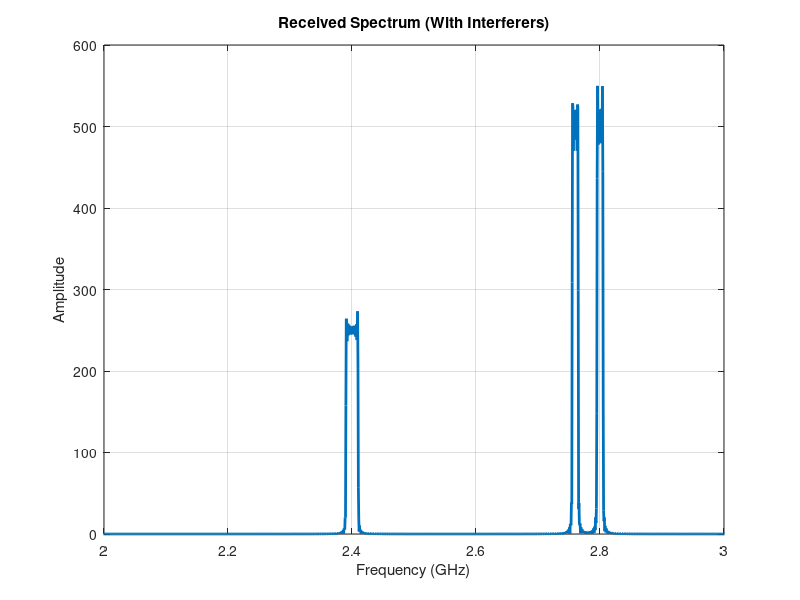
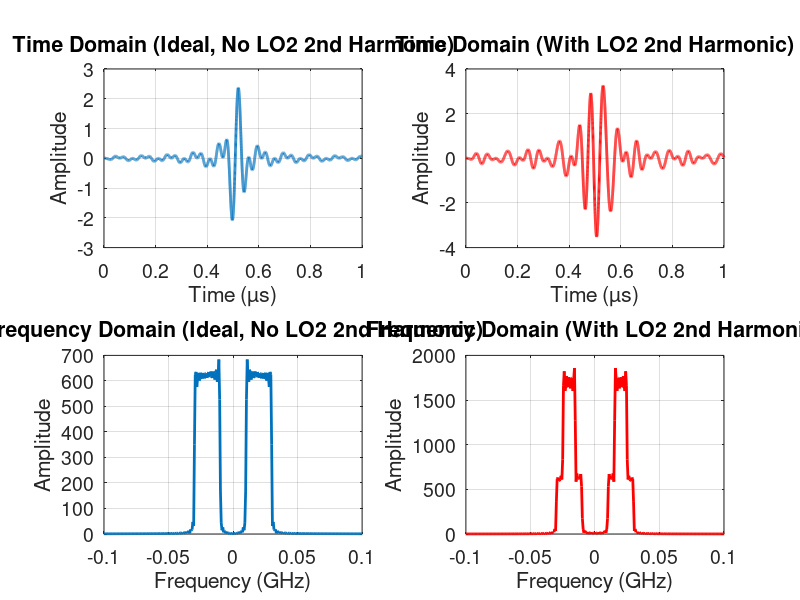

Reproduce these figures in MATLAB, in order.
% Ali Behfarnia
% Edited 2024
% Goal: Dual Downconversion Heterodyne System with Mixing Spurs
%           This includes 2 interferers and 2nd harmonic of LO2

close all;
clear all;
clc;

% ===========
% Parameters
% ===========
Fs = 10e9;                            % Sampling frequency (10 GHz for high-resolution simulation)
t = 0:1/Fs:1e-6;                     % Time: 1 micro

% ===========
% Signal and interference parameters
% ===========
f_signal = 2.4e9;                   % Desired signal center frequency (2.4 GHz)
signal_BW = 20e6;             % Bandwidth of the desired signal (200 MHz)
f_interferer1 = 2.76e9;          % f_c for Interferer 1
f_interferer2 = 2.8e9;            % f_c for Interferer 2
interferer_BW = 10e6;          % BW of the interferers (10 MHz)

% ===========
% LO frequencies
% ===========
LO1_freq = 1.98e9; % First Local Oscillator frequency
LO2_freq = 400e6; % Second Local Oscillator frequency (LO2)
LO2_harmonic_freq = 2 * LO2_freq; % Second harmonic of LO2 (800 MHz)

% ===========
% Generate signals
% ===========
desired_signal = cos(2*pi*f_signal*t) .* sinc(signal_BW*(t - mean(t))); 
interferer_1 =  cos(2*pi*f_interferer1*t) .* sinc(interferer_BW*(t - mean(t))); 
interferer_2 =  cos(2*pi*f_interferer2*t) .* sinc(interferer_BW*(t - mean(t))); 

received_signal = desired_signal + interferer_1 + interferer_2;

% ===========
% Plot Received Spectrum (With Interferers)
% ===========
figure;
n_FFT = 2^nextpow2(length(received_signal)); % FFT points
f = (-n_FFT/2:n_FFT/2-1)*(Fs/n_FFT);               % Frequency axis
received_spectrum = fftshift(abs(fft(received_signal, n_FFT)));
plot(f/1e9, received_spectrum, 'LineWidth',2); 
title('Received Spectrum (With Interferers)');
xlabel('Frequency (GHz)');
ylabel('Amplitude');
xlim([2 3]);
grid on;


% ===========
% Step 1: Amplify using LNA
% ===========
LNA_gain = 20;                      
amplified_signal = received_signal * 10^(LNA_gain/20);

% ===========
% Step 2: First Downconversion (Mix with LO1)
% ===========
LO1 = cos(2*pi*LO1_freq*t);     % LO1 signal
IF1 = amplified_signal .* LO1; % First mixing with interferers

% ===========
% Step 3: Bandpass Filter at IF1 (420 MHz)
% ===========
BPF_bandwidth = 800e6; % BW of BPF (it does pass the interferers) 
[b, a] = butter(4, [420e6-BPF_bandwidth/2, 420e6+BPF_bandwidth/2]/(Fs/2));
filtered_IF1 = filter(b, a, IF1);

% ===========
% Step 4: Second Downconversion (Mix with LO2 and its 2nd harmonic)
% ===========
LO2 = cos(2*pi*LO2_freq*t); % LO2 signal
LO2_harmonic = cos(2*pi*LO2_harmonic_freq*t); % 2nd harmonic of LO2 signal

% Case 1: With 2nd Harmonic
baseband_signal_with_harmonic = filtered_IF1 .* LO2 + filtered_IF1 .* LO2_harmonic; % Second mixing with interferers and its harmonic

% Case 2: Ideal Case (No 2nd Harmonic)
baseband_signal_ideal = filtered_IF1 .* LO2; % Second mixing only with LO2 (no harmonic)

% ===========
% Step 5: Low-Pass Filter (LPF) after second mixer to remove high frequencies
% ===========
LPF_cutoff = 40e6;                                               % LPF cutoff frequency
[b_lpf, a_lpf] = butter(4, LPF_cutoff/(Fs/2));          
filtered_output_with_harmonic = filter(b_lpf, a_lpf, baseband_signal_with_harmonic); 
filtered_output_ideal = filter(b_lpf, a_lpf, baseband_signal_ideal); 

% ===========
% Plots into Subplots (2x2)
% ===========
figure;

% Define font size parameters
axis_font_size = 14;
label_font_size = 16;

% Subplot 1: Time Domain Signal (With Harmonic)
subplot(2, 2, 2);
plot(t*1e6, filtered_output_with_harmonic, 'r', 'LineWidth', 2); % Time in microseconds
title('Time Domain (With LO2 2nd Harmonic)', 'FontSize', label_font_size);
xlabel('Time (µs)', 'FontSize', label_font_size);
ylabel('Amplitude', 'FontSize', label_font_size);
grid on;
set(gca, 'FontSize', axis_font_size);

% Subplot 2: Time Domain Signal (Ideal Case)
subplot(2, 2, 1);
plot(t*1e6, filtered_output_ideal, 'LineWidth', 2); 
title('Time Domain (Ideal, No LO2 2nd Harmonic)', 'FontSize', label_font_size);
xlabel('Time (µs)', 'FontSize', label_font_size);
ylabel('Amplitude', 'FontSize', label_font_size);
grid on;
set(gca, 'FontSize', axis_font_size);

% Subplot 3: Frequency Domain Spectrum (With Harmonic)
subplot(2, 2, 4);
output_spectrum_with_harmonic = fftshift(abs(fft(filtered_output_with_harmonic, n_FFT)));
plot(f/1e9, output_spectrum_with_harmonic, 'r', 'LineWidth', 2); % Convert frequency to GHz
title('Frequency Domain (With LO2 2nd Harmonic)', 'FontSize', label_font_size);
xlabel('Frequency (GHz)', 'FontSize', label_font_size);
ylabel('Amplitude', 'FontSize', label_font_size);
xlim([-0.1 0.1]); 
grid on;
set(gca, 'FontSize', axis_font_size);

% Subplot 4: Frequency Domain Spectrum (Ideal Case)
subplot(2, 2, 3);
output_spectrum_ideal = fftshift(abs(fft(filtered_output_ideal, n_FFT)));
plot(f/1e9, output_spectrum_ideal, 'LineWidth', 2); 
title('Frequency Domain (Ideal, No LO2 2nd Harmonic)', 'FontSize', label_font_size);
xlabel('Frequency (GHz)', 'FontSize', label_font_size);
ylabel('Amplitude', 'FontSize', label_font_size);
xlim([-0.1 0.1]); 
grid on;
set(gca, 'FontSize', axis_font_size);

